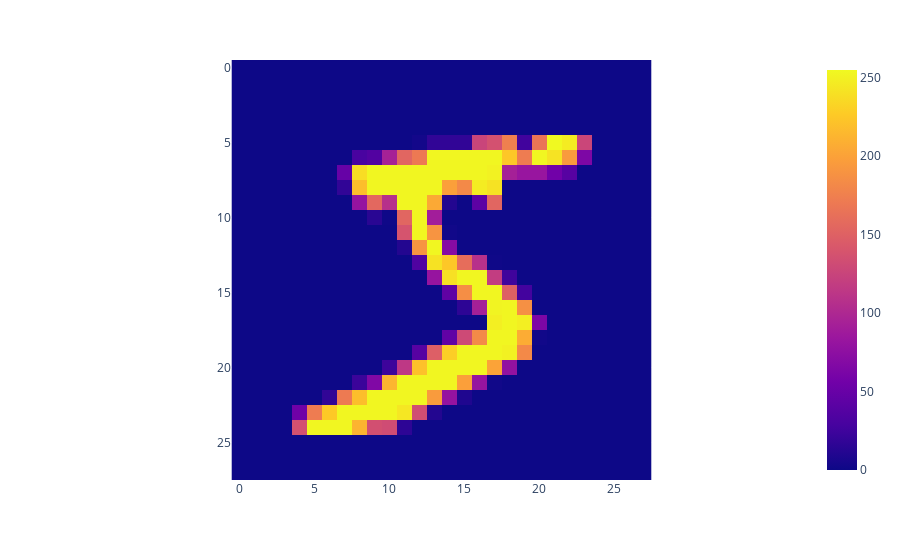

The cell this chart's notebook holds for it:
### Code cell
fig = px.imshow(images[0])
fig.show()

### Figure 1 — Plotly figure (JSON) as saved in the notebook; plotly's stock layout.template omitted (floating-point values rounded to 4 significant figures; data arrays with more than 128 entries replaced by an {"elided": "..."} marker saying what was removed)
{"data": [{"coloraxis": "coloraxis", "hovertemplate": "x: %{x}<br>y: %{y}<br>color: %{z}<extra></extra>", "name": "0", "type": "heatmap", "xaxis": "x", "yaxis": "y", "z": {"elided": "28x28 int values"}}], "layout": {"coloraxis": {"colorscale": [[0, "#0d0887"], [0.1111, "#46039f"], [0.2222, "#7201a8"], [0.3333, "#9c179e"], [0.4444, "#bd3786"], [0.5556, "#d8576b"], [0.6667, "#ed7953"], [0.7778, "#fb9f3a"], [0.8889, "#fdca26"], [1, "#f0f921"]]}, "margin": {"t": 60}, "xaxis": {"anchor": "y", "constrain": "domain", "domain": [0, 1], "scaleanchor": "y"}, "yaxis": {"anchor": "x", "autorange": "reversed", "constrain": "domain", "domain": [0, 1]}}}
